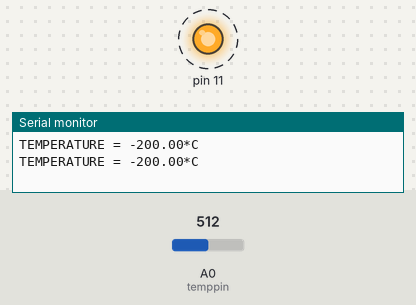
The sketch below on a simulated Arduino Uno, built with avr-gcc and run on an emulated ATmega328P. Parts: output pins drawn as LEDs (lit = HIGH), the last lines printed to the serial monitor. Dashed ring = blinking. The test bench sets the inputs (shaded band); at power-on: A0 (temppin) = 512.

Above: at 1.0 s.
1.7 s: A0 (temppin) set to 122
At 2.2 s:
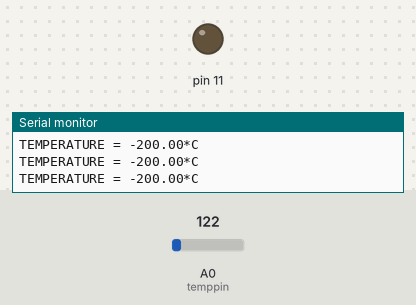
5.2 s: A0 (temppin) set to 511
At 5.53 s:
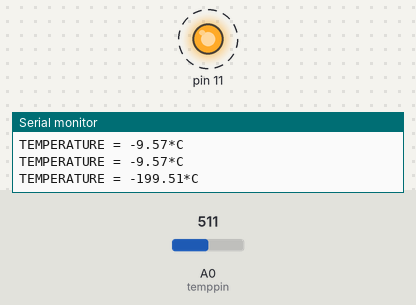
Timing chart, 0 to 14.7 s (numbered marks = the images above; inputs shaded):
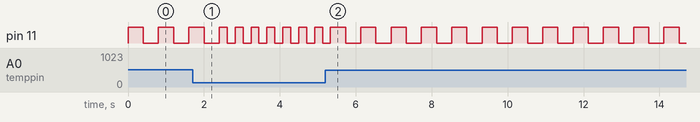

The sketch:

Projectmostefficientversion.ino
```cpp
const int temppin = A0;
void setup()
{
  pinMode(11, OUTPUT);
  Serial.begin(9600);
}

void loop()
{
  float voltage, degreeC;
  voltage = getVoltage(temppin);
  degreeC = -(voltage - 0.5)*100; //Necessary for aruduino to not make temperature negative
  Serial.print("TEMPERATURE = ");
  Serial.print(degreeC);
  Serial.print("*C\t");
  Serial.println();
  digitalWrite(11, HIGH);
  delay(200-degreeC);
  digitalWrite(11, LOW);
  delay(200-degreeC);


}

float getVoltage(int pin) {
  return (analogRead(pin) * 0.004882814);
}
 	
```

Measured:
- after the input at 5.2 s, pin 11: alternates HIGH for 0.40 s and LOW for 0.40 s, starting after 0.53 s
- by itself, pin 11: repeats every 0.42 s: HIGH 0.21 s, LOW 0.21 s
